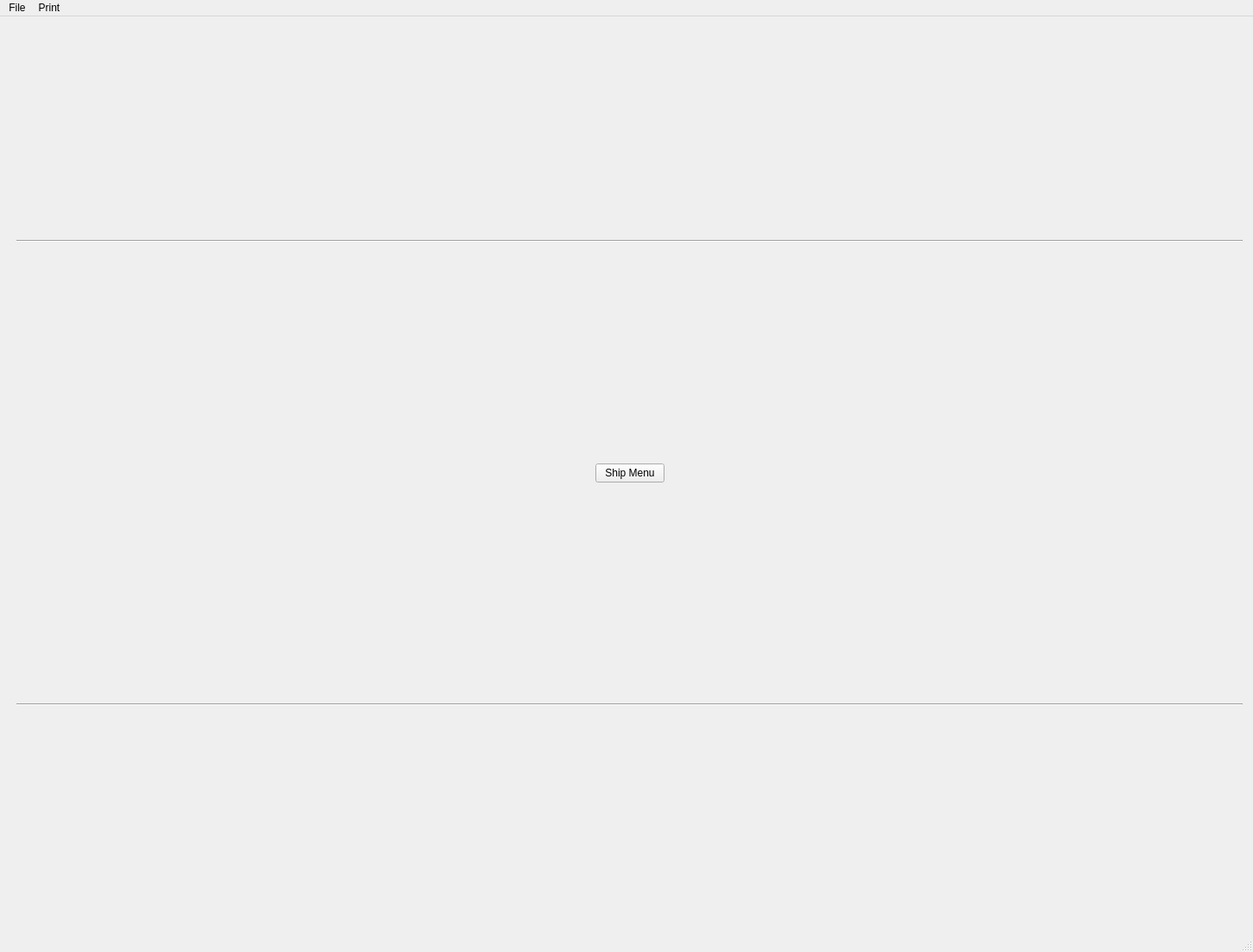
<?xml version="1.0" encoding="UTF-8"?>
<ui version="4.0">
 <class>MainWindow</class>
 <widget class="QMainWindow" name="MainWindow">
  <property name="geometry">
   <rect>
    <x>0</x>
    <y>0</y>
    <width>1452</width>
    <height>1103</height>
   </rect>
  </property>
  <property name="windowTitle">
   <string>QFleet</string>
  </property>
  <widget class="QWidget" name="centralwidget">
   <widget class="QWidget" name="verticalLayoutWidget">
    <property name="geometry">
     <rect>
      <x>19</x>
      <y>9</y>
      <width>1421</width>
      <height>1041</height>
     </rect>
    </property>
    <layout class="QVBoxLayout" name="verticalLayout">
     <item>
      <widget class="Line" name="line_2">
       <property name="orientation">
        <enum>Qt::Horizontal</enum>
       </property>
      </widget>
     </item>
     <item>
      <layout class="QHBoxLayout" name="horizontalLayout_5" stretch="3,0,3">
       <item>
        <spacer name="horizontalSpacer">
         <property name="orientation">
          <enum>Qt::Horizontal</enum>
         </property>
         <property name="sizeHint" stdset="0">
          <size>
           <width>40</width>
           <height>20</height>
          </size>
         </property>
        </spacer>
       </item>
       <item>
        <widget class="QPushButton" name="shipMenuButton">
         <property name="text">
          <string>Ship Menu</string>
         </property>
        </widget>
       </item>
       <item>
        <spacer name="horizontalSpacer_10">
         <property name="orientation">
          <enum>Qt::Horizontal</enum>
         </property>
         <property name="sizeHint" stdset="0">
          <size>
           <width>40</width>
           <height>20</height>
          </size>
         </property>
        </spacer>
       </item>
      </layout>
     </item>
     <item>
      <widget class="Line" name="line_3">
       <property name="orientation">
        <enum>Qt::Horizontal</enum>
       </property>
      </widget>
     </item>
     <item>
      <layout class="QHBoxLayout" name="contentBox">
       <item>
        <layout class="QVBoxLayout" name="fleetBox"/>
       </item>
      </layout>
     </item>
    </layout>
   </widget>
  </widget>
  <widget class="QStatusBar" name="statusbar"/>
  <widget class="QMenuBar" name="menubar">
   <property name="geometry">
    <rect>
     <x>0</x>
     <y>0</y>
     <width>1452</width>
     <height>26</height>
    </rect>
   </property>
   <widget class="QMenu" name="menuFile">
    <property name="title">
     <string>File</string>
    </property>
    <addaction name="actionSave"/>
    <addaction name="actionLoad"/>
    <addaction name="actionNew"/>
   </widget>
   <widget class="QMenu" name="menuPrint">
    <property name="title">
     <string>Print</string>
    </property>
    <addaction name="actionFleet_List"/>
   </widget>
   <addaction name="menuFile"/>
   <addaction name="menuPrint"/>
  </widget>
  <action name="actionFleet_List">
   <property name="text">
    <string>Fleet List</string>
   </property>
  </action>
  <action name="actionSave">
   <property name="text">
    <string>Save</string>
   </property>
  </action>
  <action name="actionLoad">
   <property name="text">
    <string>Load</string>
   </property>
  </action>
  <action name="actionNew">
   <property name="text">
    <string>New</string>
   </property>
  </action>
  <action name="actionLoad_Ships">
   <property name="text">
    <string>Load Ships</string>
   </property>
  </action>
  <action name="actionLoad_Ships_and_Launch">
   <property name="text">
    <string>Load Ships and Launch</string>
   </property>
  </action>
  <action name="actionLoad_Launch">
   <property name="text">
    <string>Load Launch</string>
   </property>
  </action>
 </widget>
 <resources/>
 <connections/>
</ui>
